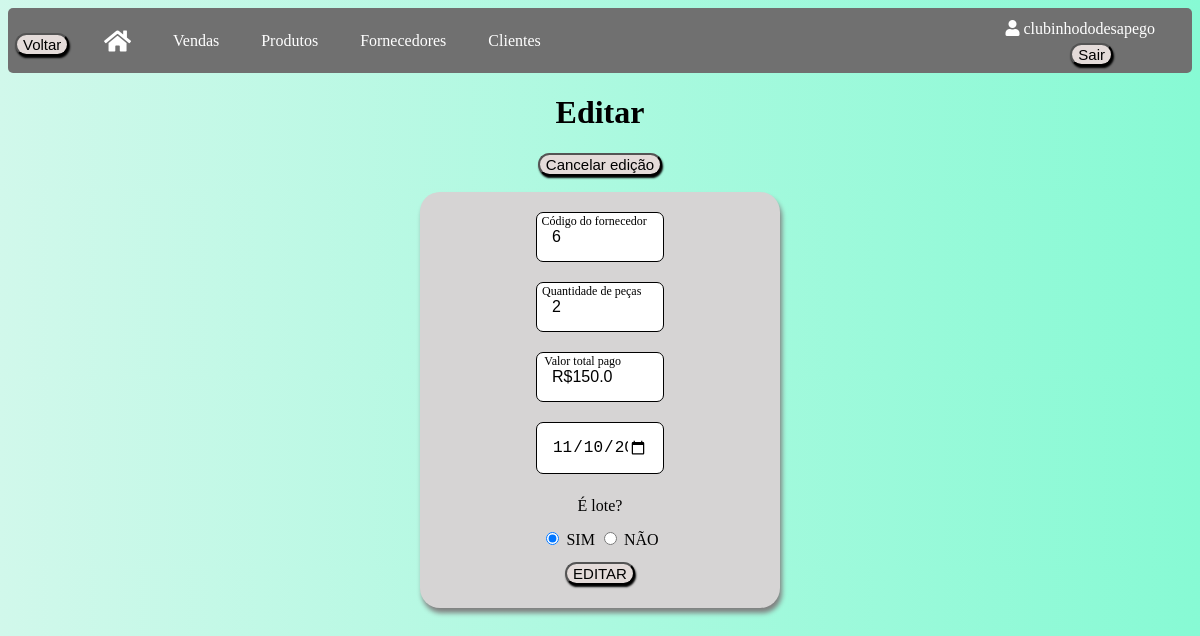
Page /editarcompras/1 (signed in) on the committed database.
### app/models/tables.py (models this page shows, shortened)
class Usuario(db.Model, UserMixin):
    __tablename__ = "usuarios"
    id = db.Column(db.Integer, primary_key=True, autoincrement=True)
    nome_brecho = db.Column(db.String(100))
    email = db.Column(db.String(84), unique=True)
    usuario = db.Column(db.String(80), unique=True)
    senha = db.Column(db.String(128))
    clientes = db.relationship("Cliente", backref="usuario")
    produtos = db.relationship("Produto", backref="usuario")
    fornecedores = db.relationship("Fornecedor", backref="usuario")
    compras = db.relationship("Compra", backref="usuario")
    vendas = db.relationship("Venda", backref="usuario")

class Compra(db.Model):
    __tablename__ = "compras"
    id = db.Column(db.Integer, primary_key=True, autoincrement=True)
    id_fornecedor = db.Column(db.Integer, db.ForeignKey('fornecedores.id'))
    qtd_pecas = db.Column(db.Integer)
    lote = db.Column(db.String(3))
    val_total_pg = db.Column(db.Float)
    dta_compra = db.Column(db.Date)
    id_usuario = db.Column(db.Integer, db.ForeignKey('usuarios.id'))
    fornecedor = db.relationship('Fornecedor', foreign_keys=id_fornecedor)

### app/default.py (the view, shortened to what this page needs)
@app.route("/editarcompras/<int:id>", methods=['GET', 'POST'])
def editar_compras(id):
    compras = Compra.query.filter_by(id=id, id_usuario=current_user.id).first()
    if compras is None:
        return jsonify({"error": "Compra não encontrada"}), 404
    return render_template("editarcompras.html", compras=compras)

### app/default.py (called while the page is built)
@login_manager.user_loader
def load_user(id_usuario):
    return Usuario.query.get(int(id_usuario))

### app/templates/editarcompras.html (shortened to what this page needs)
<!DOCTYPE html>
<html lang="en">
<head>
    <link rel="stylesheet" type="text/css" href="{{ url_for('static', filename='css/compras.css') }}">
    <link rel="stylesheet" href="https://cdnjs.cloudflare.com/ajax/libs/font-awesome/5.15.3/css/all.min.css">
</head>
<body>
    <div class="usuario-logado"><i class="fas fa-user"></i> {{ current_user.usuario }}</div>
    <div class="logout">
        <form method="POST" action="{{ url_for('logout') }}">
            <button class="button" type="submit">Sair</button>
        </form>
    </div>
    <div class="navbar">
        <button onclick="window.history.back()" class="button button_voltar">Voltar</button>
        <a href="/home"><i class="fas fa-home icone-casa"></i></a>
        <a href="/vendas">Vendas</a>
        <a href="/produtos">Produtos</a>
        <a href="/fornecedores">Fornecedores</a>
        <a href="/clientes">Clientes</a>
    </div>
    <h1 class="titulo">Editar</h1>
    <button onclick="location.href='/compras'" class="button_adc">Cancelar edição</button>
    <div id="container-login" class="compras-section">
        <form method="POST" action="{{ url_for('editar_compras', id=compras.id) }}">
            <section id="compras">
                <div class="input-container">
                    <input type="number" name="id_fornecedor" value="{{ compras.id_fornecedor }}" class="input-field" required>
                    <label for="id_fornecedor" class="input-label">Código do fornecedor</label>
                </div>
                <div class="input-container">
                    <input type="number" name="qtd_pecas" value="{{ compras.qtd_pecas }}" class="input-field" required>
                    <label for="qtd_pecas" class="input-label">Quantidade de peças</label>
                </div>
                <div class="input-container">
                    <input type="text" name="val_total_pg" value="R${{ compras.val_total_pg }}" class="input-field formatar-reais" required>
                    <label for="val_total_pg" class="input-label">Valor total pago</label>
                </div>
                <div class="input-container">
                    <input type="date" name="dta_compra" value="{{ compras.dta_compra }}" class="input-field" required>
                </div>
                <div class="checkbox-group">
                    <label for="lote">É lote?</label>
                    <input type="radio" name="lote" value="SIM" {% if compras.lote == "SIM" %}checked{% endif %} required> SIM
                    <input type="radio" name="lote" value="NÃO" {% if compras.lote == "NÃO" %}checked{% endif %} required> NÃO
                </div>
                <div class="div-btn">
                    <input type="submit" class="button" value="EDITAR"id="btnCadastrar"></input>
                </div>
            </section>
        </form>
    </div>
</body>
</html>

### app/static/css/compras.css (style rules this page uses)
body { background: linear-gradient(to right, #d1f8eb, #87fad4); }
.usuario-logado { position: absolute; top: 20px; right: 45px; color: white; }
.logout { position: absolute; top: 43px; right: 87px; }
.button_voltar { position: absolute; top: 33px; left: 15px; }
.button { font-size: 15px; margin-bottom: 13px; background-color: #e4dbd9; cursor: pointer; transition: background-color 0.3s ease; border-radius: 20px; box-shadow: 1px 2px 2px black; }
.navbar { overflow: hidden; background-color: #707070; height: 65px; border-radius: 5px; }
.navbar a { float: left; display: flex; align-items: center; color: white; text-align: center; padding: 0px 16px; text-decoration: none; height: 100%; margin-left: 80px; margin-right: -70px; }
.icone-casa { font-size: 24px; }
.titulo { text-align: center; }
.button_adc { font-size: 15px; margin: 13px auto; background-color: #e4dbd9; cursor: pointer; transition: background-color 0.3s ease; border-radius: 20px; box-shadow: 1px 2px 2px black; display: flex; align-items: center; }
.compras-section { background-color:#d6d4d4; line-height: 1.5; text-align: center; border-radius: 20px; width: 30%; position: absolute; top: 50%; left: 50%; transform: translate(-50%, -50%); box-shadow: 2px 5px 5px grey; }
.input-container { position: relative; margin: 20px; }
.input-field { width: 30%; padding: 15px; border: 1px solid #000000; border-radius: 7px; font-size: 16px; }
.input-label { position: absolute; top: 20%; left: 35%; transform: translateX(-10%); pointer-events: none; transition: 0.2s ease-out; color: #8f8e8e; }
.input-field:focus + .input-label, .input-field:valid + .input-label { top: 0; font-size: 12px; color: #000000; }
.div-btn { padding: 10px; }
.checkbox-group { text-align: center; }
.checkbox-group label { display: block; text-align: center; margin-bottom: 10px; }
a { text-decoration: none; color: #000; }

### rows in the picture
Usuario: usuario "clubinhododesapego"
Compra: id_fornecedor "6", qtd_pecas "2", val_total_pg "R$150.0", dta_compra "11/10/2023", lote "☑"
